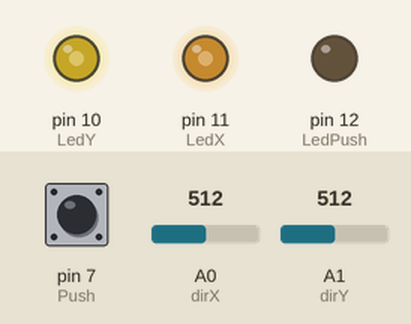
A sketch run on a simulated Arduino Uno, built with avr-gcc and run on an emulated ATmega328P. On the bench: output pins drawn as LEDs (lit = HIGH). The inputs (shaded band) are chosen by the test bench; at power-on: A0 (dirX) = 512, A1 (dirY) = 512, pin 7 (Push) HIGH.

Above: at 1.2 s.
1.3 s: A0 (dirX) set to 716
At 2.5 s:
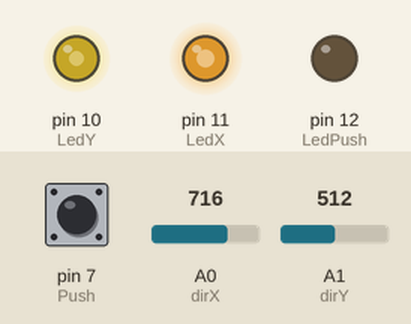
2.8 s: A1 (dirY) set to 716
At 3.7 s:
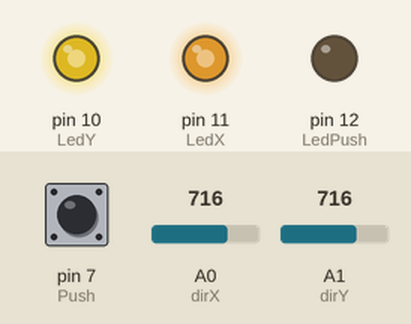
4.3 s: pin 7 (Push) pulled LOW for 0.15 s
At 4.37 s:
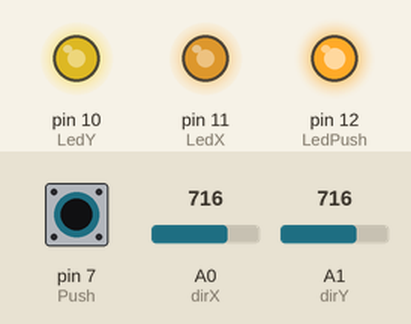
5.9 s: A0 (dirX) set to 900
At 7.1 s:
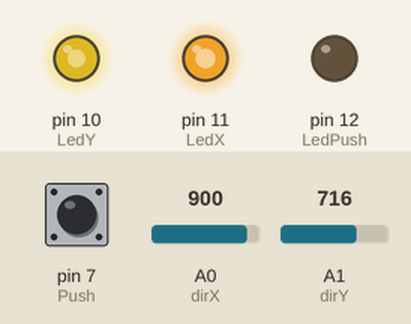
7.4 s: A1 (dirY) set to 900
At 8.4 s:
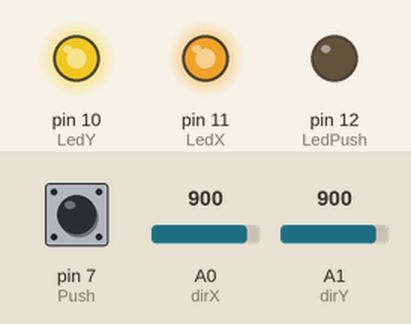
8.9 s: pin 7 (Push) pulled LOW for 1 s
At 9.6 s:
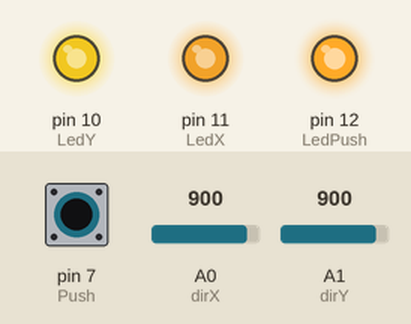
Timing chart, 0 to 11.9 s (numbered marks = the images above; inputs shaded):
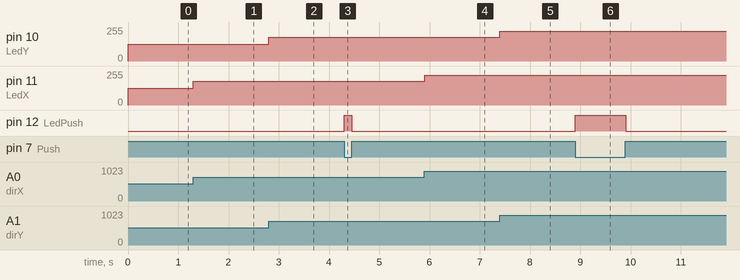

The sketch:

Joystick_con_Arduino.ino
```cpp
const int dirX = A0, dirY = A1; //Pines analógicos que leerán las direcciones X y Y
const int Push = 7; //Pin digital para leer el estado del botón del Joystick
const int LedX = 11, LedY = 10; //Pines de los LEDs que tomarán el valor que arroje el Joystick en PWM
const int LedPush = 12; //LED que se activa con la presión del botón Push


void setup() {
  pinMode(dirX, INPUT);
  pinMode(dirY, INPUT);
  pinMode(Push, INPUT);
  pinMode(LedX, OUTPUT);
  pinMode(LedY, OUTPUT);
  pinMode(LedPush, OUTPUT);

  Serial.begin(9600);
  while(!Serial);

}

void loop() {
  int lecX = map(analogRead(dirX), 0, 1023, 0, 255);
  int lecY = map(analogRead(dirY), 0, 1023, 0, 255);
  analogWrite(LedX, lecX);
  analogWrite(LedY, lecY);

  if(digitalRead(Push)==0){
    digitalWrite(LedPush, HIGH);
  }else{
    digitalWrite(LedPush, LOW);
  }
//Serial.println(digitalRead(Push));


}
```

Measured:
- after the input at 1.3 s, pin 11 (LedX): 127/255 → 178/255 at once
- after the input at 2.8 s, pin 10 (LedY): 127/255 → 178/255 at once
- after the input at 4.3 s, pin 12 (LedPush): LOW → HIGH at once, → LOW 0.15 s later
- after the input at 5.9 s, pin 11 (LedX): 178/255 → 224/255 at once
- after the input at 7.4 s, pin 10 (LedY): 178/255 → 224/255 at once
- after the input at 8.9 s, pin 12 (LedPush): LOW → HIGH at once, → LOW 1.0 s later
